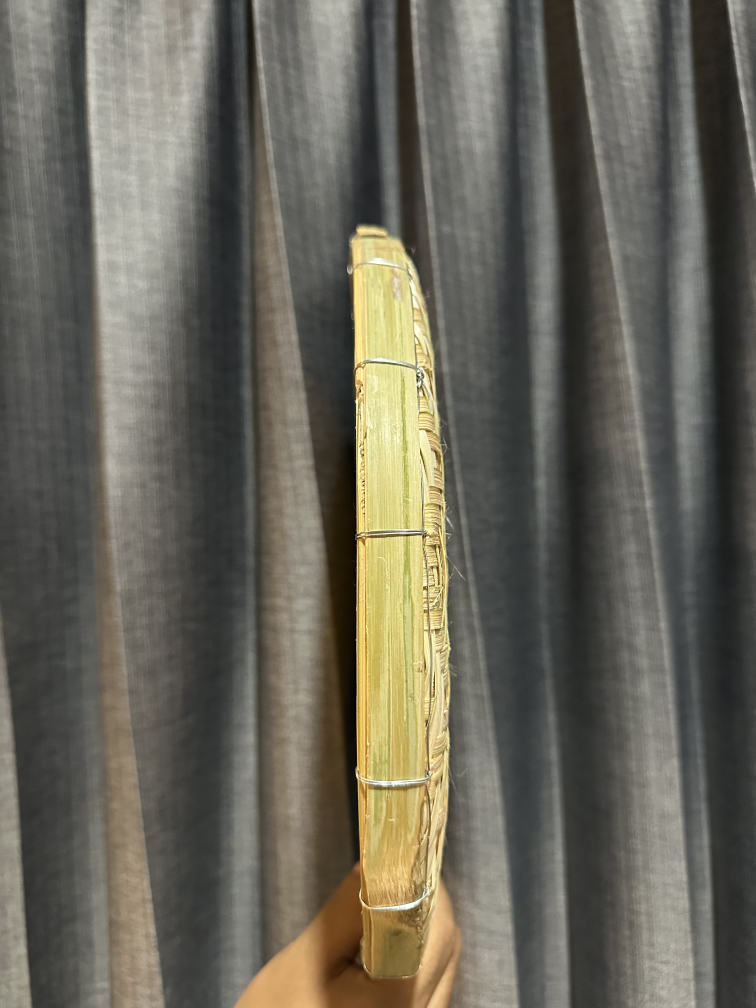
#> input picture images/view_001.jpg, 3024 x 4032 px (shown at 1/4 size); its folder holds 4 pictures in this run
$ python reconstruct_sparse_3d.py
#> lines starting #> are read from the running program, lines starting #| are printed output that depends on the picture
"""Educational sparse 3D reconstruction with OpenCV.
Creates results/sparse_tray.ply. Scale is arbitrary.
For a stronger dense mesh, run run_colmap.py instead.
"""
import cv2, numpy as np
from pathlib import Path

IMG=Path('images'); OUT=Path('results'); OUT.mkdir(exist_ok=True)
paths=sorted(IMG.glob('*.jpg'))
if len(paths)<3: raise SystemExit('Need JPG images. Run preprocess_heic.py first.')

def read(p,maxw=1200):
#> called with maxw = 1200
    im=cv2.imread(str(p)); h,w=im.shape[:2]
#> in read, im is the input picture: shape (4032, 3024, 3); mean B, G, R 89.7, 101.2, 104.3
#> after `h, w = im.shape[:2]`: h = 4032; w = 3024
    if w>maxw: im=cv2.resize(im,(maxw,int(h*maxw/w)))
#> im: shape (1600, 1200, 3)
    return im

first=read(paths[0]); h,w=first.shape[:2]
#> after `h, w = first.shape[:2]`: h = 1600; w = 1200
f=0.9*max(w,h); K=np.array([[f,0,w/2],[0,f,h/2],[0,0,1.]],float)
#> after `f = 0.9 * max(w, h)`: f = 1440
orb=cv2.SIFT_create() if hasattr(cv2,'SIFT_create') else cv2.ORB_create(5000)
use_sift=hasattr(cv2,'SIFT_create')
matcher=cv2.BFMatcher(cv2.NORM_L2 if use_sift else cv2.NORM_HAMMING)
Rtot=np.eye(3); ttot=np.zeros((3,1)); P1=K@np.hstack([Rtot,ttot])
cloud=[]; colors=[]
prev=first
kp1,d1=orb.detectAndCompute(cv2.cvtColor(prev,cv2.COLOR_BGR2GRAY),None)
#> kp1 = 1469 keypoints; strongest (x, y, size): (662, 604, 2.2), (572, 621, 2), (679, 1228, 2), (689, 1083, 1.9)
for idx,p in enumerate(paths[1:],1):
    cur=read(p); kp2,d2=orb.detectAndCompute(cv2.cvtColor(cur,cv2.COLOR_BGR2GRAY),None)
#> call 2 of read, with maxw = 1200
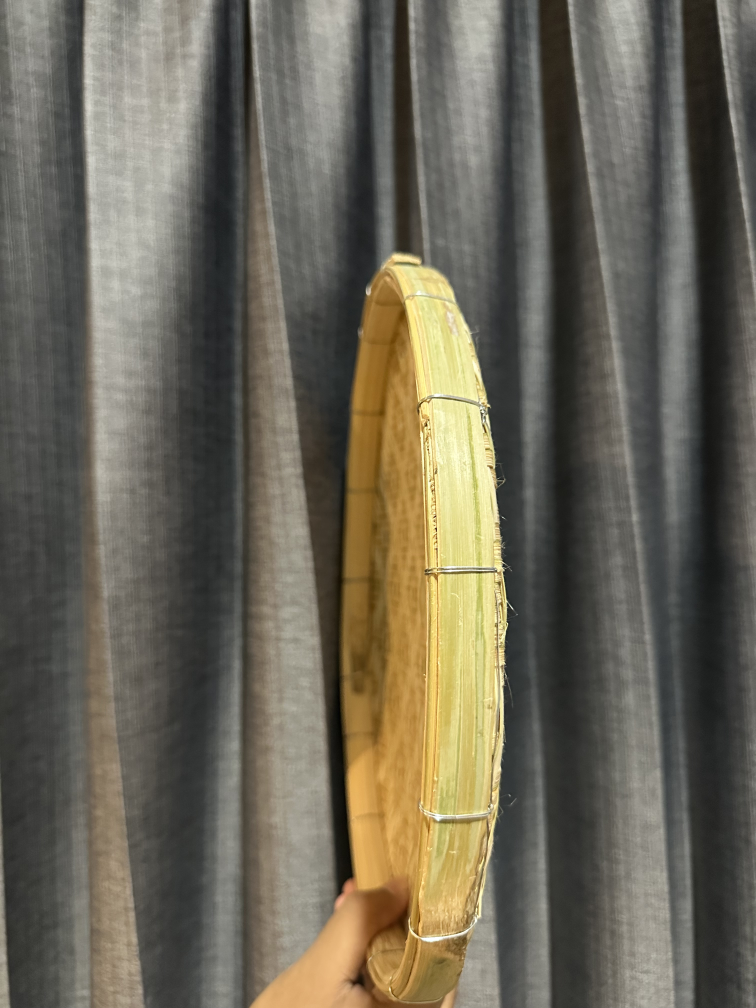
#> input picture images/view_002.jpg, 3024 x 4032 px (shown at 1/4 size)
#> in read, im is the input picture: shape (4032, 3024, 3); mean B, G, R 87.8, 102.2, 107.5
#> after `kp2, d2 = orb.detectAndCompute(cv2.cvtColor(cur, cv2.COLOR_BGR2GRAY), `: kp2 = 1227 keypoints; strongest (x, y, size): (692, 839, 1.9), (691, 820, 2), (676, 675, 2.8), (765, 657, 2.8)
    if d1 is None or d2 is None: prev,kp1,d1=cur,kp2,d2; continue
    knn=matcher.knnMatch(d1,d2,k=2); good=[m for m,n in knn if m.distance<.72*n.distance]
#> after `knn = matcher.knnMatch(d1, d2, k=2)`: knn = 1469 matches
#> after `knn = matcher.knnMatch(d1, d2, k=2)`:
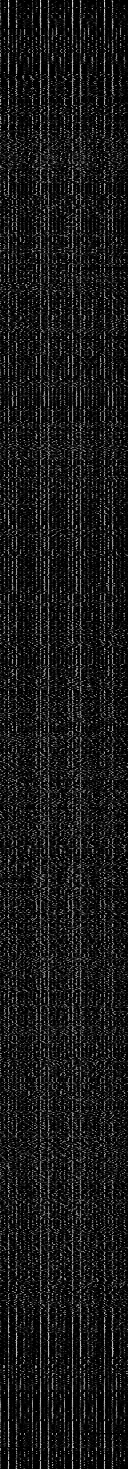
#> d1: shape (1469, 128) float32; min 0, max 220, mean 24.5
#> after `good = [m for m, n in knn if m.distance < 0.72 * n.distance]`: good = 168 matches
    if len(good)<20: prev,kp1,d1=cur,kp2,d2; continue
    q1=np.float32([kp1[m.queryIdx].pt for m in good]); q2=np.float32([kp2[m.trainIdx].pt for m in good])
#> after `q1 = np.float32([kp1[m.queryIdx].pt for m in good])`: q1 = 168 pairs, first value 31.81 to 1167.9, second value 14.13 to 1568.6
#> after `q2 = np.float32([kp2[m.trainIdx].pt for m in good])`: q2 = 168 pairs, first value 50.91 to 1153.4, second value 26.04 to 1584.4
    E,mask=cv2.findEssentialMat(q1,q2,K,cv2.RANSAC,.999,1.5)
#> E = [[-0.00636, 0.064, -0.23], [-0.0418, -0.00106, 0.667], [0.219, -0.669, -0.00923]]; mask = 168 values, max 1 at index 2, min 0 at index 0, mean 0.738
    if E is None: prev,kp1,d1=cur,kp2,d2; continue
    _,R,t,mask2=cv2.recoverPose(E,q1,q2,K)
#> R = [[0.999, -0.0171, -0.0323], [0.0172, 1, 0.00266], [0.0323, -0.00322, 0.999]]; t = [0.941, 0.326, 0.0895]; mask2 = 168 values, max 255 at index 1, min 0 at index 0, mean 248.9
    Rnew=R@Rtot; tnew=R@ttot+t
#> after `Rnew = R @ Rtot`: Rnew has the same summary as R
#> after `tnew = R @ ttot + t`: tnew = [0.941, 0.326, 0.0895]
    P2=K@np.hstack([Rnew,tnew])
#> P2 = [[1458.4, -26.5, 553.1, 1408.8], [50.53, 1437.2, 803.4, 541.4], [0.0323, -0.00322, 0.999, 0.0895]]
    inl=mask2.ravel()>0; a=q1[inl].T; b=q2[inl].T
    if a.shape[1]>0:
        X=cv2.triangulatePoints(P1,P2,a,b); X=(X[:3]/X[3]).T
#> after `X = (X[:3] / X[3]).T`: X = 164 rows, first 8: [-13.66, -17.49, 35.95], [-13.6, -2.77, 41.58], [-12.18, -19.38, 38.39], [-12.13, -12.8, 39.35], [-12.22, 0.58, 41.84], [-12.16, 1.92, 41.73], [-12.07, 3.63, 42.33], [-10.83, 17.68, 42.34]
        finite=np.isfinite(X).all(1) & (np.linalg.norm(X,axis=1)<100)
        X=X[finite]; pts=q1[inl][finite]
#> after `pts = q1[inl][finite]`: pts = 164 pairs, first value 53.48 to 1167.9, second value 14.13 to 1568.6
        for xyz,(x,y) in zip(X,pts):
            yy=min(max(int(y),0),prev.shape[0]-1); xx=min(max(int(x),0),prev.shape[1]-1)
            bgr=prev[yy,xx]; cloud.append(xyz); colors.append(bgr[::-1])
#> this loop made 164 passes
#> (xyz, x, y, yy, xx, bgr) on passes 1 to 3: ([-13.66, -17.49, 35.95], 53.48, 97.55, 97, 53, [146, 154, 154]), ([-13.6, -2.77, 41.58], 128.9, 704.1, 704, 128, [72, 73, 71]), ([-12.18, -19.38, 38.39], 144, 70.23, 70, 144, [184, 194, 194])
#> after the loop, cloud = 164 items, first 6: [-13.66, -17.49, 35.95], [-13.6, -2.77, 41.58], [-12.18, -19.38, 38.39], [-12.13, -12.8, 39.35], [-12.22, 0.58, 41.84], [-12.16, 1.92, 41.73]; colors = 164 items, first 6: [154, 154, 146], [71, 73, 72], [194, 194, 184], [185, 185, 175], [155, 151, 142], [155, 148, 138]
    Rtot,ttot=Rnew,tnew; P1=P2; prev,kp1,d1=cur,kp2,d2
#> after `Rtot, ttot = (Rnew, tnew)`: Rtot has the same summary as R; ttot = [0.941, 0.326, 0.0895]
#> after `P1 = P2`: P1 has the same summary as P2
#> after `prev, kp1, d1 = (cur, kp2, d2)`:
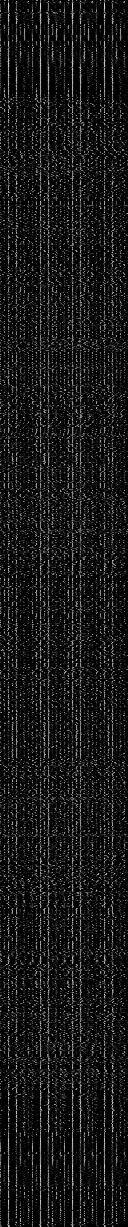
#> d1: shape (1227, 128) float32; min 0, max 216, mean 23.6
#> after `prev, kp1, d1 = (cur, kp2, d2)`: kp1 has the same summary as kp2
    print(f'{idx+1}/{len(paths)}: matches={len(good)}, cloud={len(cloud)}')
#| 2/4: matches=168, cloud=164
#> pass 2 of the loop `for idx,p in enumerate(paths[1:],1):`:
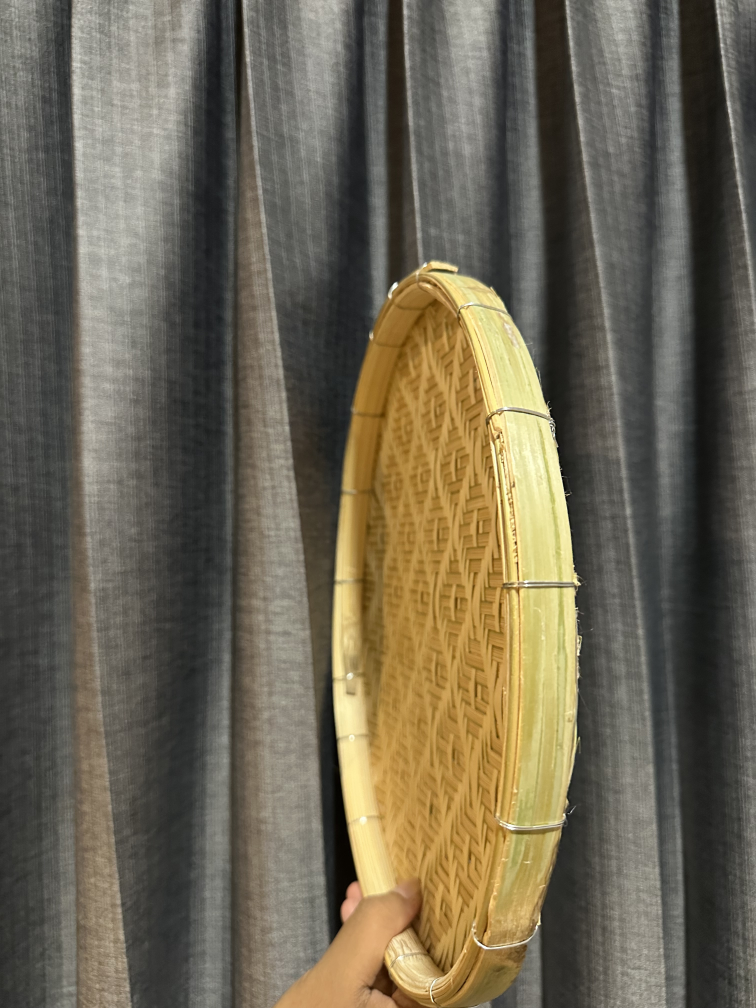
#> input picture images/view_003.jpg, 3024 x 4032 px (shown at 1/4 size)
#> in read, im is the input picture: shape (4032, 3024, 3); mean B, G, R 83.6, 101.9, 109.7
#> im: shape (1600, 1200, 3)
#> kp2 = 2601 keypoints; strongest (x, y, size): (627, 453, 5.9), (819, 862, 3), (875, 675, 1.8), (798, 734, 1.9)
#> knn = 1227 matches
#> good = 111 matches
#> q1 = 111 pairs, first value 151.5 to 1178.3, second value 38.32 to 1579.1
#> q2 = 111 pairs, first value 131.9 to 1078.8, second value 18.99 to 1573.1
#> E = [[-0.00295, -0.104, 0.177], [0.115, -0.00279, -0.675], [-0.173, 0.677, -0.00488]]; mask = 111 values, max 1 at index 0, min 0 at index 1, mean 0.649
#> R = [[1, -0.00388, 0.0144], [0.00393, 1, -0.00346], [-0.0144, 0.00352, 1]]; t = [0.957, 0.249, 0.148]; mask2 = 111 values, max 255 at index 30, min 0 at index 0, mean 128.6
#> Rnew = [[1, -0.021, -0.0179], [0.021, 1, -0.000924], [0.018, 0.000548, 1]]
#> tnew = [1.9, 0.579, 0.225]
#> P2 = [[1450.2, -29.88, 574.1, 2868.4], [44.56, 1440.1, 798.5, 1013.7], [0.018, 0.000548, 1, 0.225]]
#> X = 56 rows, first 8: [-0.934, -0.701, 3.47], [0.572, 9.77, 19.59], [1.48, -9.68, 34.51], [0.22, -2, 14.81], [0.341, 6.15, 14.4], [0.241, -1.66, 14.62], [0.2, -0.82, 13.7], [0.262, -1.92, 14.59]
#> `pts = q1[inl][finite]`: pts = 56 pairs, first value 647.2 to 790.8, second value 413.4 to 1535.6
#> the loop `for xyz,(x,y) in zip(X,pts):` made 56 passes
#> (xyz, x, y, yy, xx, bgr) on passes 1 to 6: ([-0.934, -0.701, 3.47], 647.2, 471.9, 471, 647, [122, 181, 200]), ([0.572, 9.77, 19.59], 653.6, 1535.6, 1535, 653, [7, 69, 110]), ([1.48, -9.68, 34.51], 661.8, 413.4, 413, 661, [178, 239, 255]), ([0.22, -2, 14.81], 669, 642.9, 642, 669, [177, 239, 255]), ([0.341, 6.15, 14.4], 671.1, 1446.8, 1446, 671, [135, 208, 248]), ([0.241, -1.66, 14.62], 671.8, 674.8, 674, 671, [143, 219, 251])
#> after the loop `for xyz,(x,y) in zip(X,pts):`: cloud = 220 items, first 6: [-13.66, -17.49, 35.95], [-13.6, -2.77, 41.58], [-12.18, -19.38, 38.39], [-12.13, -12.8, 39.35], [-12.22, 0.58, 41.84], [-12.16, 1.92, 41.73]; colors = 220 items, first 6: [154, 154, 146], [71, 73, 72], [194, 194, 184], [185, 185, 175], [155, 151, 142], [155, 148, 138]
#> Rtot has the same summary as Rnew; ttot = [1.9, 0.579, 0.225]
#> `P1 = P2`: P1 has the same summary as P2
#> `prev, kp1, d1 = (cur, kp2, d2)`:
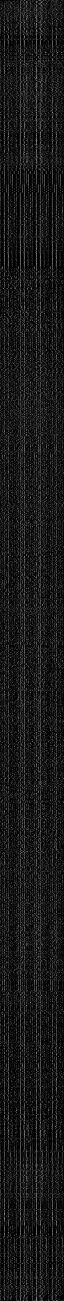
#> d1: shape (2601, 128) float32 (shown at 1/2 size); min 0, max 220, mean 24.8
#> `prev, kp1, d1 = (cur, kp2, d2)`: kp1 has the same summary as kp2
#| 3/4: matches=111, cloud=220

if not cloud: raise SystemExit('No 3D points reconstructed. Dataset may need cleaner stationary-object photos.')
pts=np.asarray(cloud); cols=np.asarray(colors,dtype=np.uint8)
#> after `pts = np.asarray(cloud)`: pts = 289 rows, first 8: [-13.66, -17.49, 35.95], [-13.6, -2.77, 41.58], [-12.18, -19.38, 38.39], [-12.13, -12.8, 39.35], [-12.22, 0.58, 41.84], [-12.16, 1.92, 41.73], [-12.07, 3.63, 42.33], [-10.83, 17.68, 42.34]
#> after `cols = np.asarray(colors, dtype=np.uint8)`: cols = 289 rows, first 8: [154, 154, 146], [71, 73, 72], [194, 194, 184], [185, 185, 175], [155, 151, 142], [155, 148, 138], [143, 139, 130], [170, 155, 132]
lo,hi=np.percentile(pts,[2,98],axis=0); keep=np.all((pts>=lo)&(pts<=hi),axis=1); pts,cols=pts[keep],cols[keep]
#> after `lo, hi = np.percentile(pts, [2, 98], axis=0)`: lo = [-12.09, -22.54, 2.34]; hi = [14.32, 20.99, 47.78]
#> after `pts, cols = (pts[keep], cols[keep])`: pts = 257 rows, first 8: [-12.07, 3.63, 42.33], [-10.83, 17.68, 42.34], [-10.64, 18.18, 42.08], [-10.66, 18.02, 42.94], [-10.09, 20.4, 42.76], [-6.65, -22.04, 43.69], [-6.56, -17.69, 44.02], [-6.6, -6.54, 45.55]; cols = 257 rows, first 8: [143, 139, 130], [170, 155, 132], [161, 149, 127], [88, 88, 80], [68, 69, 64], [70, 74, 75], [88, 90, 89], [91, 92, 87]
out=OUT/'sparse_tray.ply'
with out.open('w') as f:
    f.write('ply\nformat ascii 1.0\n'); f.write(f'element vertex {len(pts)}\n')
    f.write('property float x\nproperty float y\nproperty float z\nproperty uchar red\nproperty uchar green\nproperty uchar blue\nend_header\n')
    for p,c in zip(pts,cols): f.write(f'{p[0]} {p[1]} {p[2]} {c[0]} {c[1]} {c[2]}\n')
#> this loop made 257 passes
#> (p, c) on passes 1 to 3: ([-12.07, 3.63, 42.33], [143, 139, 130]), ([-10.83, 17.68, 42.34], [170, 155, 132]), ([-10.64, 18.18, 42.08], [161, 149, 127])
print('Saved',out)
